Frame 1 (no input): blank canvas, image omitted
Frame 60 (the mouse pressed at the canvas centre just before this capture): blank canvas, image omitted
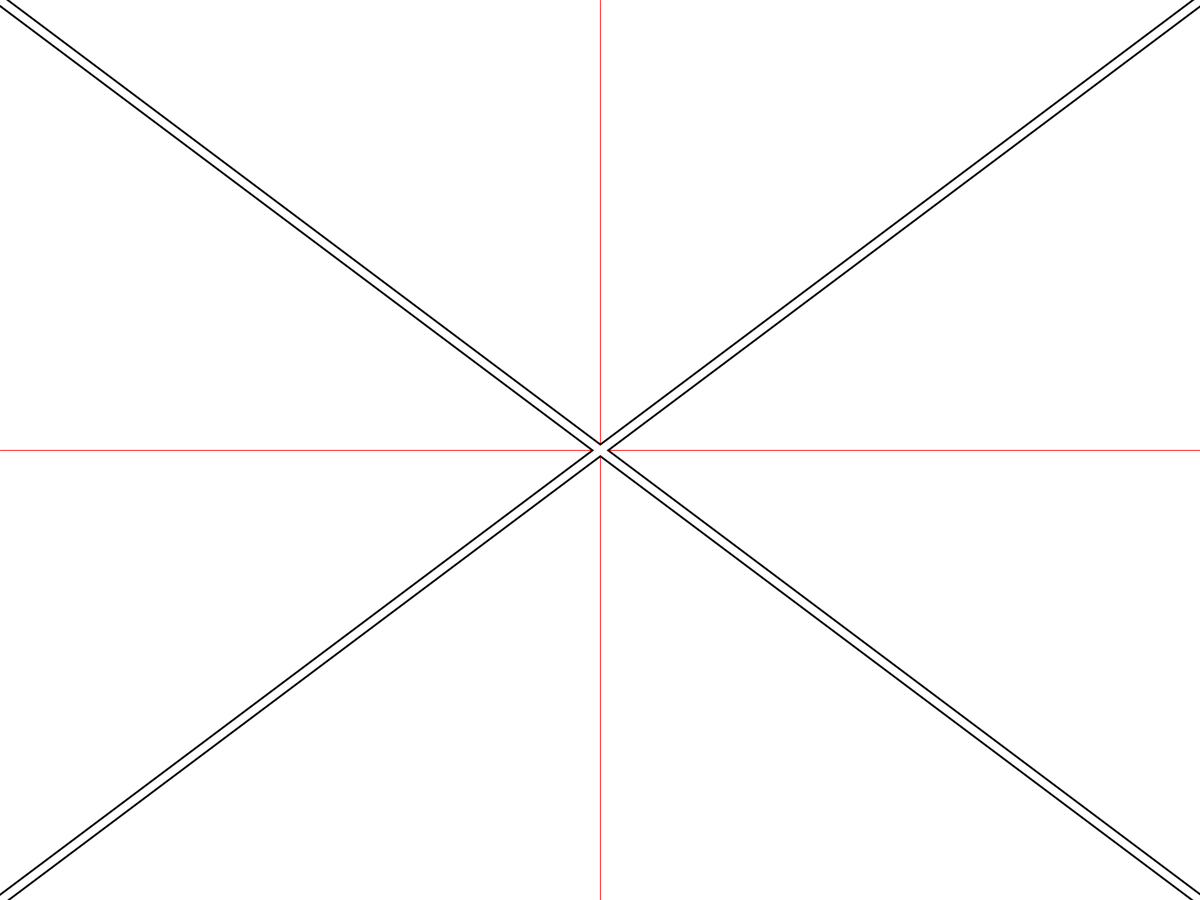
Frame 120 (the mouse held since frame 60 and released just before this capture)

The Processing sketch whose frames 1 and 60 were blank and that drew this single picture after the mouse press (run headless with seeded random() and noise(); from frame 60 on, the mouse is pressed at the canvas centre):

// Processing sketch: mirroredDrawing
// ── mirroredDrawing.pde
int prevX,prevY;
float[][] linesWithBorders = new float[1][4];
void setup(){
  fullScreen();
  frameRate(99999999);
  smooth();
}
private void addLineWithBorder(float x1,float y1,float x2,float y2){
    float[][] temp = new float[linesWithBorders.length+1][4];
    for(int i = 0; i < linesWithBorders.length;i++){ //<>//
      temp[i][0] = linesWithBorders[i][0];
      temp[i][1] = linesWithBorders[i][1];
      temp[i][2] = linesWithBorders[i][2];
      temp[i][3] = linesWithBorders[i][3];
    }
      temp[temp.length-1][0] = x1;
      temp[temp.length-1][1] = y1;
      temp[temp.length-1][2] = x2;
      temp[temp.length-1][3] = y2;
      linesWithBorders = temp;
}
private void drawLinesWithBorder(){
  stroke(0);
  strokeWeight(15);
  for(int i = 0; i < linesWithBorders.length;i++){
    line(linesWithBorders[i][0],linesWithBorders[i][1],linesWithBorders[i][2],linesWithBorders[i][3]);
  }
  stroke(255);
  strokeWeight(10);
  for(int i = 0; i < linesWithBorders.length;i++){
    line(linesWithBorders[i][0],linesWithBorders[i][1],linesWithBorders[i][2],linesWithBorders[i][3]);
  }
}
void draw() {
    background(255);

  if(mousePressed){
    stroke(255,0,0);
    strokeWeight(1);
    line(0,height/2,width,height/2);
    line(width/2,0,width/2,height);
    addLineWithBorder(mouseX,mouseY,prevX,prevY);
    addLineWithBorder(width-mouseX,mouseY,width-prevX,prevY);
    addLineWithBorder(mouseX,height-mouseY,prevX,height-prevY);
    addLineWithBorder(width-mouseX,height-mouseY,width-prevX,height-prevY);
  }
  prevX = mouseX;
  prevY = mouseY;
  this.drawLinesWithBorder();
}
